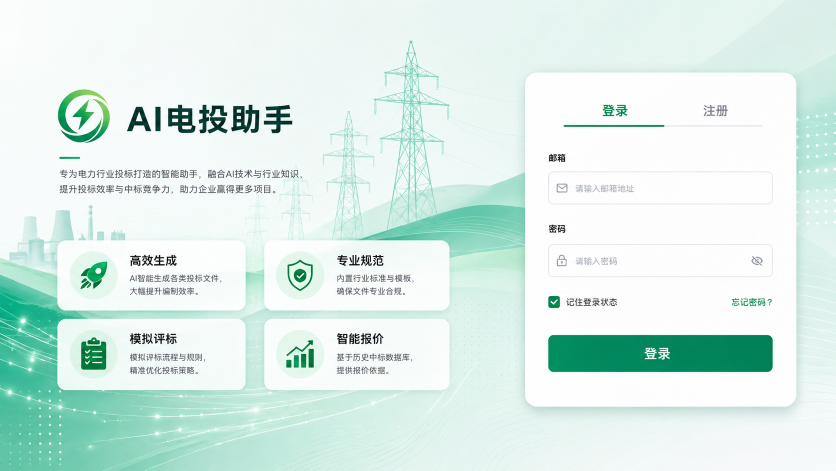
#> input picture 产品说明书/P00首页.png, 1672 x 941 px (shown at 1/2 size)
$ python -i compress_docx_media.py   (imports and definitions only)
#> lines starting #> are read from the running program, lines starting #| are printed output that depends on the picture
#!/usr/bin/env python3
# -*- coding: utf-8 -*-
"""docx 媒体压缩（修正版）：图片转 JPEG q62、最长边<=1500px，并同步 ContentType。

与事故版本的差异：不依赖扩展名重命名——媒体部件名保持原样（含无扩展名 imageN.），
重编码后按实际输出格式改写 [Content_Types].xml 的 Override，保证 Word/LibreOffice 可解码。

用法：python3 compress_docx_media.py a.docx b.docx
"""

from __future__ import annotations

import io
import re
import sys
import zipfile

from PIL import Image


def compress(data: bytes, max_side: int = 1500, quality: int = 62) -> tuple[bytes, int]:
    zin = zipfile.ZipFile(io.BytesIO(data))
    infos = zin.infolist()
    contents = {it.filename: zin.read(it.filename) for it in infos}
    touched: set[str] = set()
    for name in list(contents):
        if not name.startswith("word/media/"):
            continue
        if name.lower().endswith((".emf", ".wmf")):
            continue
        try:
            im = Image.open(io.BytesIO(contents[name])).convert("RGB")
        except Exception:
            continue
        w, h = im.size
        scale = min(1.0, max_side / max(w, h))
        if scale < 1.0:
            im = im.resize((int(w * scale), int(h * scale)), Image.LANCZOS)
        buf = io.BytesIO()
        im.save(buf, "JPEG", quality=quality, optimize=True)
        contents[name] = buf.getvalue()
        touched.add(name)
    cts_name = next(
        (n for n in contents if n.lower().endswith("[content_types].xml")),
        "[Content_Types].xml",
    )
    cts = contents[cts_name].decode("utf-8")

    def _repl(m: re.Match) -> str:
        part, decl = m.group(1), m.group(2)
        entry = "word" + part.split("/word", 1)[1]
        if entry in touched and decl != "image/jpeg":
            return f'<Override PartName="{part}" ContentType="image/jpeg"/>'
        return m.group(0)

    contents[cts_name] = re.sub(
        r'<Override PartName="(/word/media/[^"]+)" ContentType="(image/[^"]+)"/>',
        _repl,
        cts,
    ).encode("utf-8")
    out = io.BytesIO()
    with zipfile.ZipFile(out, "w", zipfile.ZIP_DEFLATED) as zout:
        for it in infos:
            zout.writestr(it, contents[it.filename])
    return out.getvalue(), len(touched)


def main() -> None:
    if len(sys.argv) < 2:
        print("用法：python3 compress_docx_media.py a.docx b.docx")
        sys.exit(1)
    for path in sys.argv[1:]:
        data = open(path, "rb").read()
        new, n = compress(data)
        open(path, "wb").write(new)
        print(f"{path}: compressed {n} media, {len(data)} -> {len(new)} bytes")


# [2 lines not run here, left out]

>>> import cv2
>>> picture = cv2.imread('../../../../../产品说明书/P00首页.png', cv2.IMREAD_GRAYSCALE)
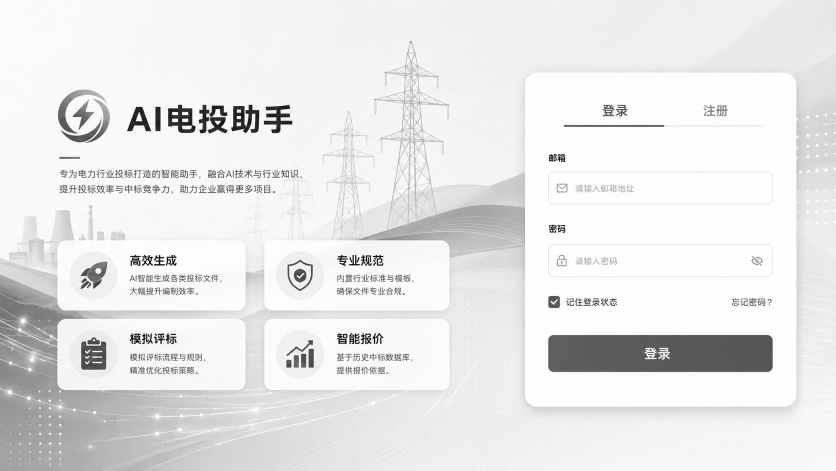
#> picture: shape (941, 1672) (shown at 1/2 size); min 0, max 255, mean 231
>>> result = compress(picture)
#> (the run stopped early here; a loop or call above may not have finished)

$ run again, on 产品说明书/P03开始生成.png
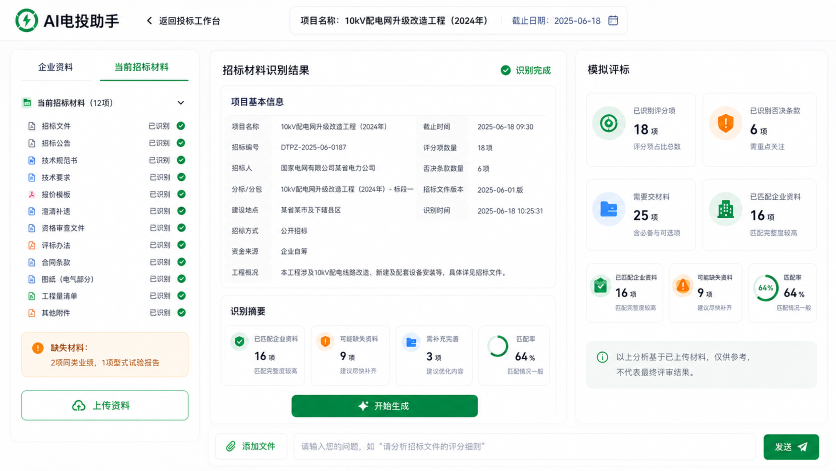
#> input picture 产品说明书/P03开始生成.png, 1672 x 941 px (shown at 1/2 size)
#> `picture = cv2.imread('../../../../../产品说明书/P00首页.png', cv2.IMREAD_GRAY..`:
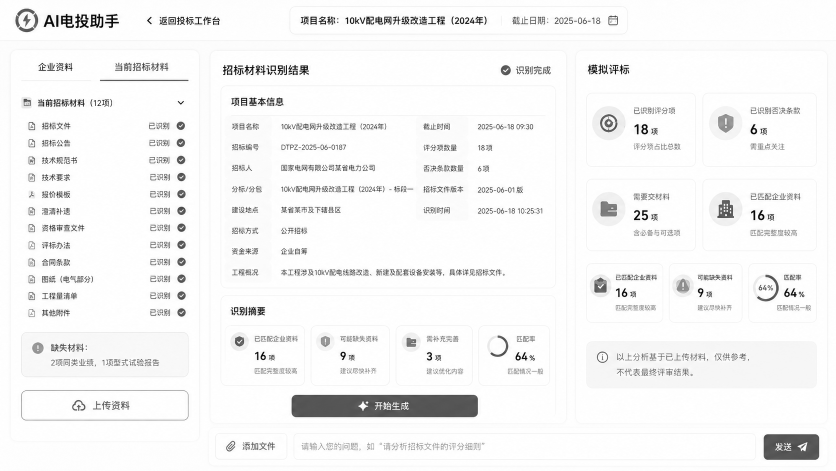
#> picture: shape (941, 1672) (shown at 1/2 size); min 0, max 255, mean 244.2

$ run again, on 产品说明书/P04开始校核.png
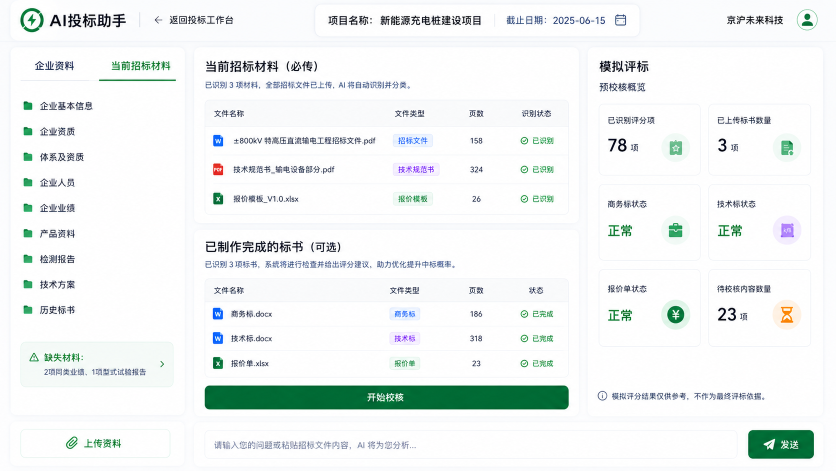
#> input picture 产品说明书/P04开始校核.png, 1672 x 941 px (shown at 1/2 size)
#> `picture = cv2.imread('../../../../../产品说明书/P00首页.png', cv2.IMREAD_GRAY..`:
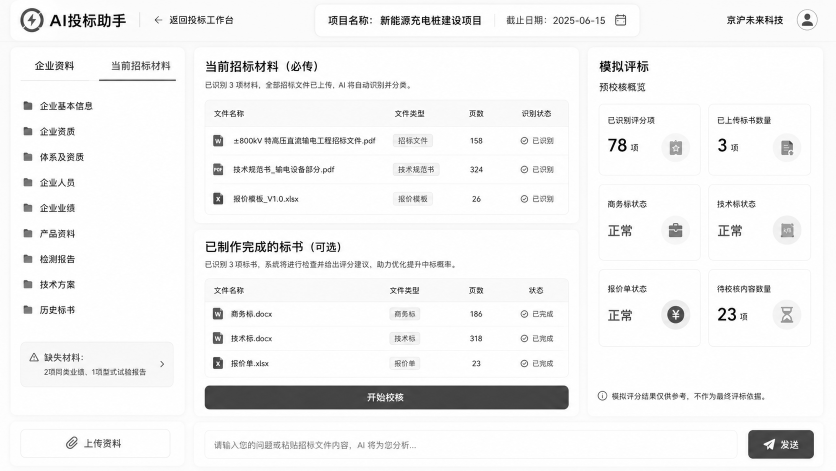
#> picture: shape (941, 1672) (shown at 1/2 size); min 0, max 255, mean 241.3

$ run again, on 产品说明书/P05生成中.png
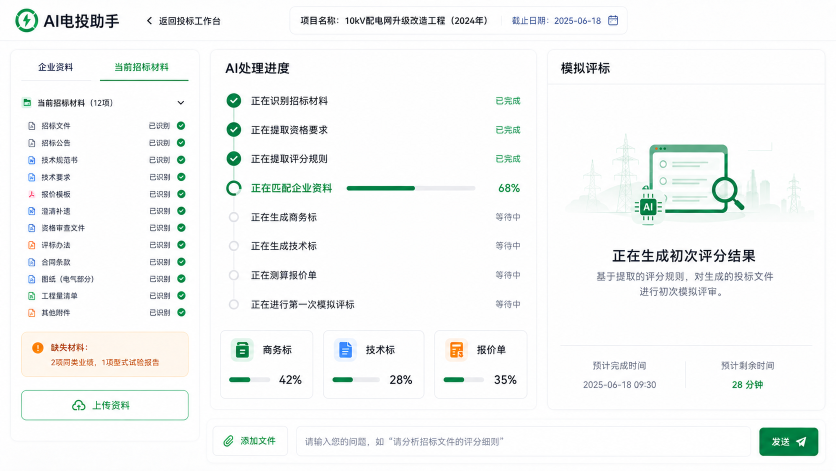
#> input picture 产品说明书/P05生成中.png, 1672 x 941 px (shown at 1/2 size)
#> `picture = cv2.imread('../../../../../产品说明书/P00首页.png', cv2.IMREAD_GRAY..`:
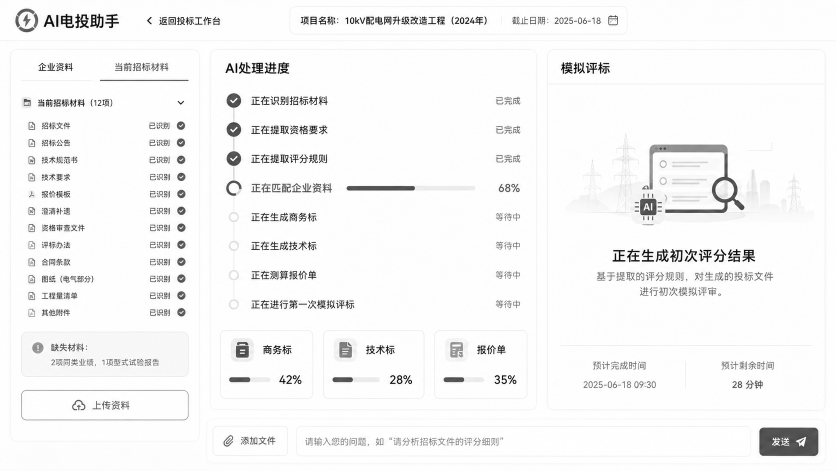
#> picture: shape (941, 1672) (shown at 1/2 size); min 0, max 255, mean 245.3
